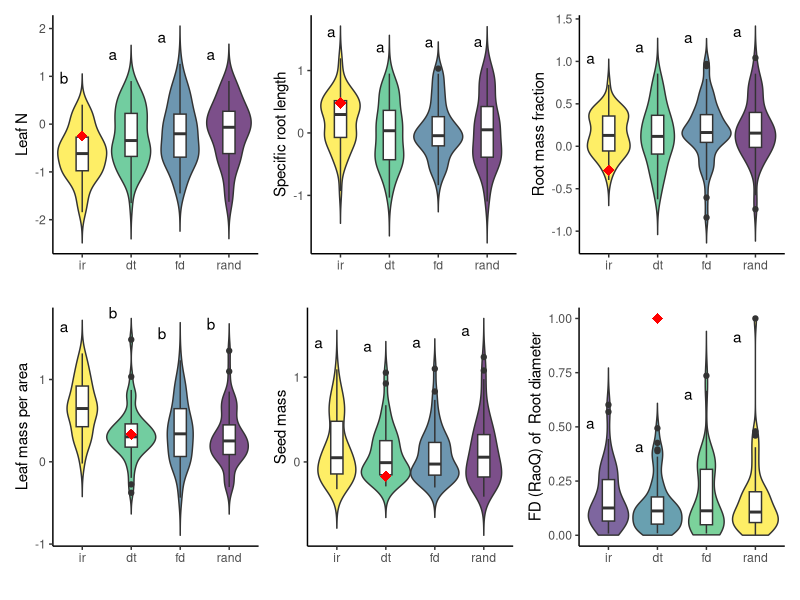
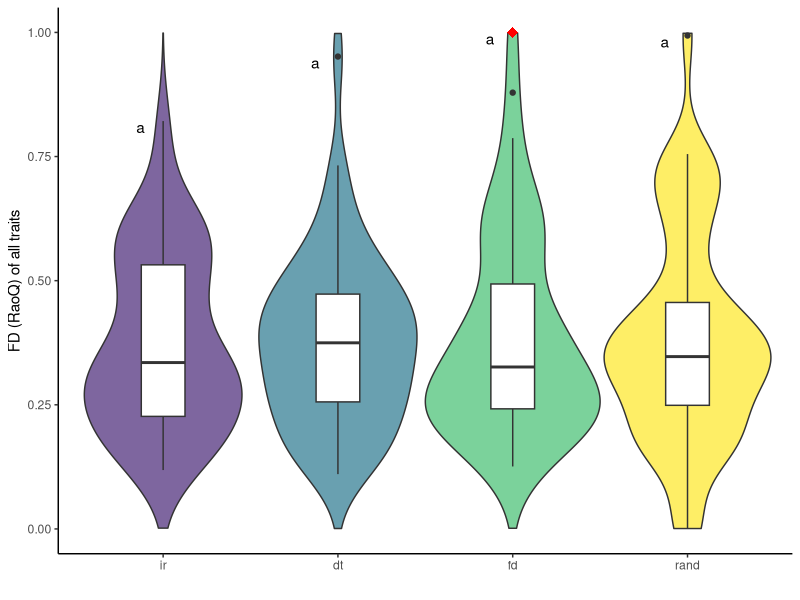
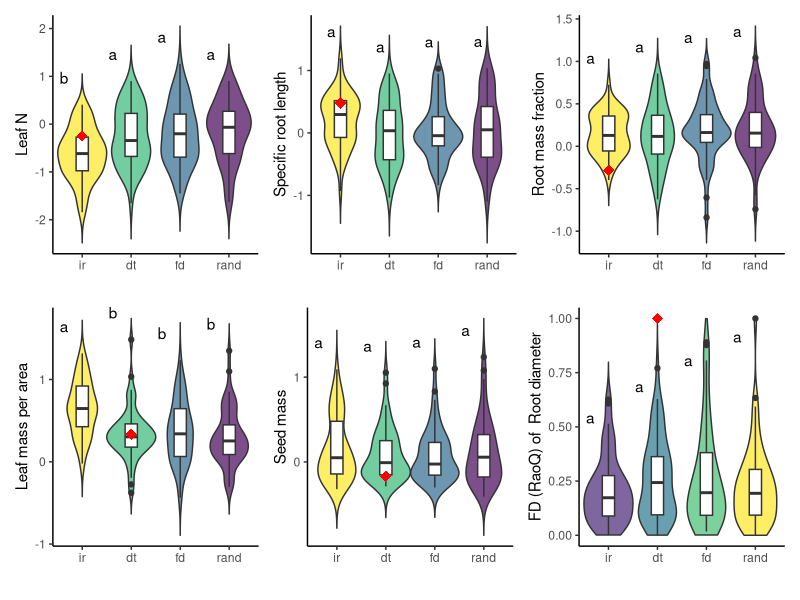
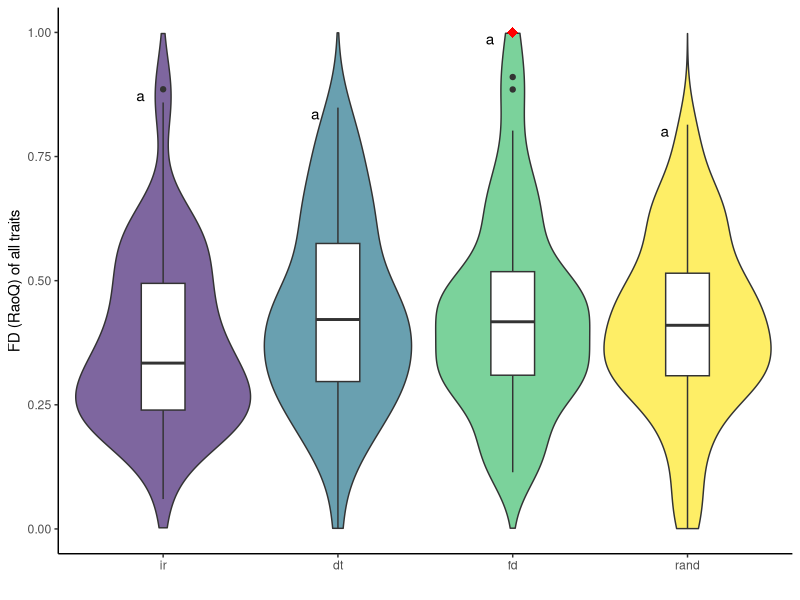
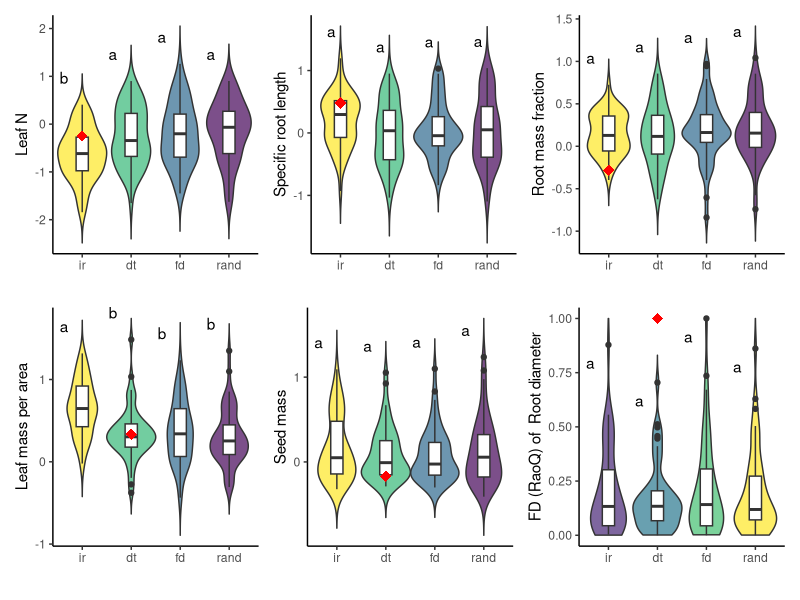
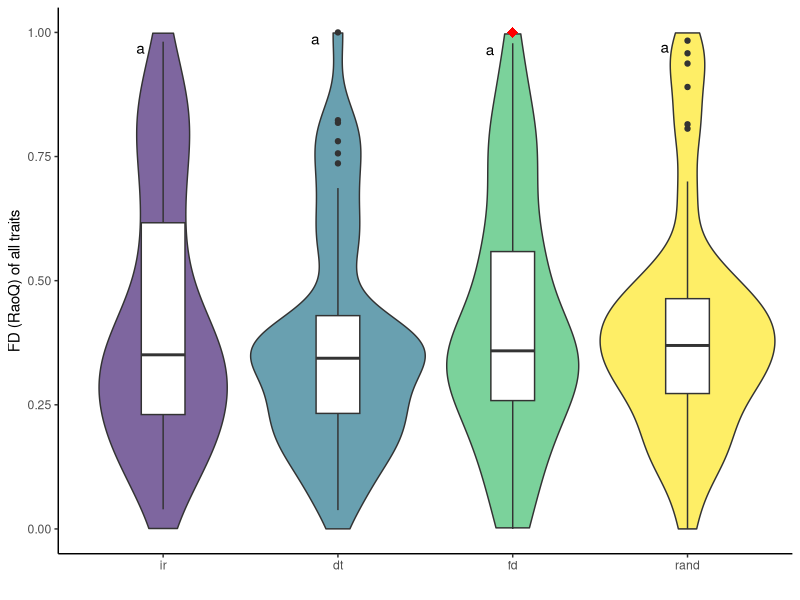
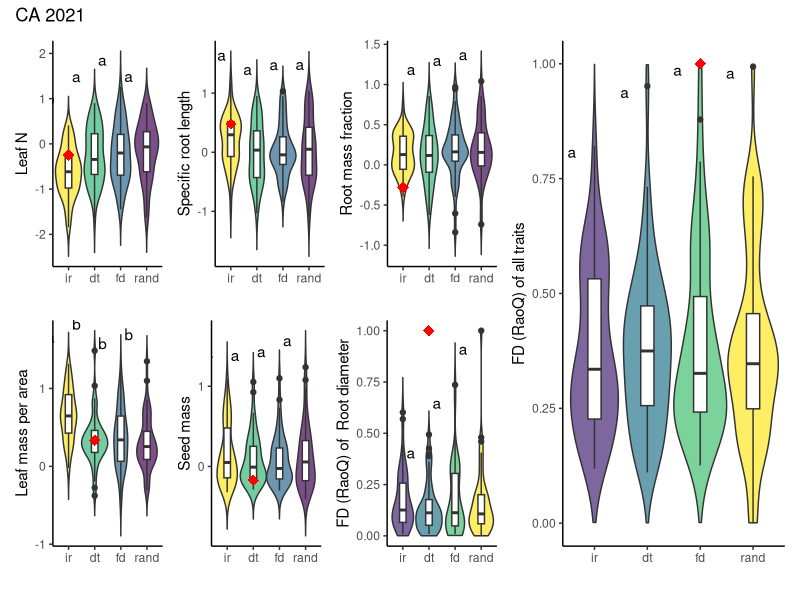
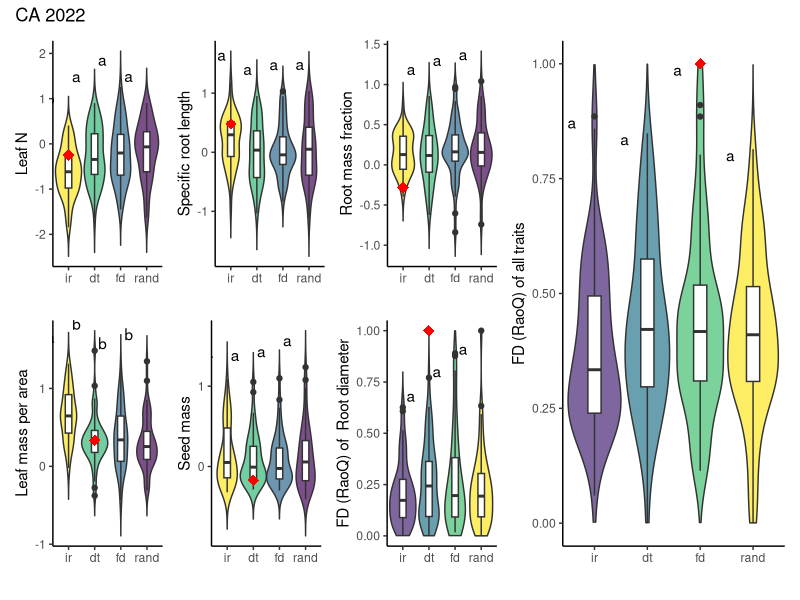

Here is the R script that generated these plots, in order:
#### CWM ANOVA's and figures for CA site
#### How to CWM's differ by trt?
#### How do CWM's maintain/change through time? (not on here right now)

library(tidyverse)

#### Functions needed to normalizing RoaQ, making post-hoc letters, 
#### and creating figures
# Function for normalizing FD
normalize <- function(x) {
  return ((x - min(x)) / (max(x) - min(x)))
}

# automatically extract post-hoc comparisons from tukey and place on plot
generateTukeyLabel <- function(model, y_var) {
  # Perform Tukey HSD
  tukey_cov <- TukeyHSD(model)
  # Display letters for each site
  multcompView::multcompLetters4(model, tukey_cov)
  sum_labels <- data.frame(multcompView::multcompLetters4(model, tukey_cov)$trt['Letters'])
  sum_labels <- sum_labels %>% rownames_to_column("trt")
  # Obtain letter position for y axis using means
  yvalue <- aggregate(y_var ~ trt, data = model$model, max)
  # Merge dataframes
  tukeylabel <- merge(sum_labels, yvalue)
  return(tukeylabel)
}

# make violin plot for traits functional diversity (RoaQ)
CWM_trait_FD_plot <- function(data, trait, ylab) {
  ggplot(data, aes_string("trt", trait)) +
    geom_violin(aes(fill = trt), width = 1, trim = FALSE) +
    geom_boxplot(width = 0.25) +
    #geom_jitter(width = 0.12, height = 0, size = 1, alpha = 0.3) +
    scale_fill_viridis_d(option = "D", begin = 0.1, end = 1, alpha = 0.7) +
    theme_classic() +
    ylab(paste("FD (RaoQ) of ", ylab)) +
    xlab("") +
    ylim(0,1)+
    #ylim(0,max(trait+.5)) +
    theme(legend.position = "none")
}

# make violin plot for trait 
CWM_trait_plot <- function(data, trait, ylab) {
  ggplot(data, aes_string("trt", trait)) +
    geom_violin(aes(fill = trt), width = 1, trim = FALSE) +
    geom_boxplot(width = 0.25) +
    #geom_jitter(width = 0.12, height = 0, size = 1, alpha = 0.3) +
    scale_fill_viridis_d(option = "D", begin = 1, end = .01, alpha = 0.7) +
    theme_classic() +
    ylab(ylab) +
    xlab("") +
    theme(legend.position = "none")
}


#### reading in data
dat <- read.csv("data/cwm_ca.csv") #cwm data
dat$trt <- factor(dat$trt, levels = c('ir','dt','fd','rand'),ordered = TRUE) #order trt levels
datFD <- read.csv("data/cwm_raoq_ca.csv") #cwm RoaQ data
datFD$trt <- factor(datFD$trt, levels = c('ir','dt','fd','rand'),ordered = TRUE) #order trt levels
#trait data
traits.ca <- read.csv("data/annualgrass.csv", header=TRUE, row.names=1) # CSV of species-trait combinations (for OG 25)
traits.ca <- traits.ca %>% select(-c(Asat,WUE,RLD,RTD))
# add graminoid
traits.ca$graminoid <- c(0,0,0,0,1,0,1,0,0,0, #10
                         1,1,0,1,0,1,1,1,0,0, #20
                         0,0,0,0,1,1,0,0,0,1, #30
                         1,0,0,1,1,0,1,1,0,1,1) #41
#scale traits
traits.ca$SRL = scale(log(traits.ca$SRL))
traits.ca$LMA = scale(log(traits.ca$LMA))
traits.ca$N = scale(log(traits.ca$N))
traits.ca$seed.mass = scale(traits.ca$seed.mass)
traits.ca$Rdiam = scale(log(traits.ca$Rdiam))
#traits.ca$sla = scale(log(traits.ca$sla))
traits.ca$RMF = scale(log(traits.ca$RMF))
#filter for only OG 25 species used
traits.ca <- traits.ca %>% 
  filter(Code != "AVBA") %>% 
  filter(Code != "BRNI") %>%
  filter(Code != "LUAL") %>%
  filter(Code != "MASA") %>% 
  filter(Code != "PEHE") %>% 
  filter(Code != "SACO") %>%
  filter(Code != "FEPE") %>%  # this one appears in communities, just not OG preds
  filter(Code != "FEMY") %>%  # this one appears in communities, just not OG preds
  filter(Code != "BRMA")      # this one appears in communities, just not OG preds

## subset data by year for figures
subdat21 <- dat %>% filter(year=="2021")
subdatFD21 <- datFD %>% filter(year=="2021")
subdat22 <- dat %>% filter(year=="2022")
subdatFD22 <- datFD %>% filter(year=="2022")
subdat23 <- dat %>% filter(year=="2023")
subdatFD23 <- datFD %>% filter(year=="2023")

#### Did traits of seeding treatments differ? (ANOVA, post-hoc Tukey, and plotting)
#### 2021 ####
summary(leafn21.mod <- aov(N~trt, subdat21))
leafn21.tuk <- generateTukeyLabel(leafn21.mod, subdat21$N)
leafn.ca.21 <- CWM_trait_plot(subdat21,subdat21$N,"Leaf N") +
  geom_point(aes(y=quantile(N,.33),x="ir"), data=traits.ca, col= "red", shape=18, size=3.5) + # Specifying the target object (red dot).
#  geom_point(aes(y=quantile(cwm21.wy$leafn,.25),x="ir"), data=traits.wy, col= "red", shape=18, size=3.5) # target could be specified per year, but probably makes less sense.
  geom_text(data = leafn21.tuk, aes(x = trt, y = y_var, label = Letters), hjust=2.5, vjust=-1.75, col="black") #add tukey labels

summary(srl21.mod <- aov(SRL~trt, subdat21))
srl21.tuk <- generateTukeyLabel(srl21.mod, subdat21$SRL)
srl.ca.21 <- CWM_trait_plot(subdat21,subdat21$SRL,"Specific root length") +
  geom_point(aes(y=quantile(SRL,.67),x="ir"), data=traits.ca, col= "red", shape=18, size=3.5) +
  geom_text(data = srl21.tuk, aes(x = trt, y = y_var, label = Letters), hjust=1.5, vjust=-1.75, col="black") #add tukey labels

summary(rmf21.mod <- aov(RMF~trt, subdat21))
rmf21.tuk <- generateTukeyLabel(rmf21.mod, subdat21$RMF)
rmf.ca.21 <- CWM_trait_plot(subdat21,subdat21$RMF,"Root mass fraction") +
  geom_point(aes(y=quantile(RMF,.33),x="ir"), data=traits.ca, col= "red", shape=18, size=3.5) +
  geom_text(data = rmf21.tuk, aes(x = trt, y = y_var, label = Letters), hjust=2.5, vjust=-1.75, col="black") #add tukey labels

summary(lma21.mod <- aov(LMA~trt, subdat21))
lma21.tuk <- generateTukeyLabel(lma21.mod, subdat21$LMA)
lma.ca.21 <- CWM_trait_plot(subdat21,subdat21$LMA,"Leaf mass per area") +
  geom_point(aes(y=quantile(LMA,.67),x="dt"),data=traits.ca, col= "red", shape=18, size=3.5) +
  geom_text(data = lma21.tuk, aes(x = trt, y = y_var, label = Letters), hjust=2.5, vjust=-1.75, col="black") #add tukey labels

summary(seedmass21.mod <- aov(seed.mass~trt, subdat21))
seedmass21.tuk <- generateTukeyLabel(seedmass21.mod, subdat21$seed.mass)
seedmass.ca.21 <- CWM_trait_plot(subdat21,subdat21$seed.mass,"Seed mass") +
  geom_point(aes(y=quantile(seed.mass,.67),x="dt"),data=traits.ca, col= "red", shape=18, size=3.5) +
  geom_text(data = seedmass21.tuk, aes(x = trt, y = y_var, label = Letters), hjust=2.5, vjust=-1.75, col="black") #add tukey labels

# rootdiam.wy.21 <- CWM_trait_plot(cwm21.wy,cwm21.wy$rootdiam,"Root diameter")
#plot veg as Raoq instead (normalize FD/RoaQ)
subdatFD21$rootdiam <- normalize(subdatFD21$rootdiam) #(normalize FD/RoaQ)
summary(rd21.mod <- aov(rootdiam~trt, subdatFD21)) #summary model
rd21.tuk <- generateTukeyLabel(rd21.mod, subdatFD21$rootdiam) #tukey and labels
rootdiam.ca.21 <- CWM_trait_FD_plot(subdatFD21,subdatFD21$rootdiam,"Root diameter") +
  geom_point(aes(y=max(rootdiam),x="dt"),data=subdatFD21, col= "red", shape=18, size=3.5) + #get target FD from annual highest possible (?)
  geom_text(data = rd21.tuk, aes(x = trt, y = y_var, label = Letters), hjust=2.5, vjust=2, col="black") #add tukey labels

subdatFD21$full <- normalize(subdatFD21$full) #(normalize FD/RoaQ)
summary(full21.mod <- aov(full~trt, subdatFD21)) #summary model
full21.tuk <- generateTukeyLabel(full21.mod, subdatFD21$full) #tukey and labels
FD.ca.21 <- subdatFD21 %>% 
  ggplot(aes(trt,full)) +
  geom_violin(aes(fill=trt), width=1, trim=F) +
  geom_boxplot(width=.25) +
  #geom_jitter(width=.12, height = 0, size= 1, alpha=.3) +
  scale_fill_viridis_d(option="D", begin = .1, end = 1, alpha=.7) +
  theme_classic() + ylab("FD (RaoQ) of all traits") + xlab("") + 
  ylim(0,1)+
  #ylim(0,max(cwm_roaq21.ca$full+3)) +
  theme(legend.position  = "none") +
  geom_point(aes(y=max(full),x="fd"),data=subdatFD21, col= "red", shape=18, size=3.5) + #get target FD from annual highest possible (?)
  geom_text(data = full21.tuk, aes(x = trt, y = y_var, label = Letters), hjust=3, vjust=1, col="black") #add tukey labels



#### 2022 ####
summary(leafn22.mod <- aov(N~trt, subdat22))
leafn22.tuk <- generateTukeyLabel(leafn22.mod, subdat22$N)
leafn.ca.22 <- CWM_trait_plot(subdat22,subdat22$N,"Leaf N") +
  geom_point(aes(y=quantile(N,.33),x="ir"), data=traits.ca, col= "red", shape=18, size=3.5) + # Specifying the target object (red dot).
  #  geom_point(aes(y=quantile(cwm22.wy$leafn,.25),x="ir"), data=traits.wy, col= "red", shape=18, size=3.5) # target could be specified per year, but probably makes less sense.
  geom_text(data = leafn22.tuk, aes(x = trt, y = y_var, label = Letters), hjust=2.5, vjust=-1.75, col="black") #add tukey labels

summary(srl22.mod <- aov(SRL~trt, subdat22))
srl22.tuk <- generateTukeyLabel(srl22.mod, subdat22$SRL)
srl.ca.22 <- CWM_trait_plot(subdat22,subdat22$SRL,"Specific root length") +
  geom_point(aes(y=quantile(SRL,.67),x="ir"), data=traits.ca, col= "red", shape=18, size=3.5) +
  geom_text(data = srl22.tuk, aes(x = trt, y = y_var, label = Letters), hjust=1.5, vjust=-1.75, col="black") #add tukey labels

summary(rmf22.mod <- aov(RMF~trt, subdat22))
rmf22.tuk <- generateTukeyLabel(rmf22.mod, subdat22$RMF)
rmf.ca.22 <- CWM_trait_plot(subdat22,subdat22$RMF,"Root mass fraction") +
  geom_point(aes(y=quantile(RMF,.33),x="ir"), data=traits.ca, col= "red", shape=18, size=3.5) +
  geom_text(data = rmf22.tuk, aes(x = trt, y = y_var, label = Letters), hjust=2.5, vjust=-1.75, col="black") #add tukey labels

summary(lma22.mod <- aov(LMA~trt, subdat22))
lma22.tuk <- generateTukeyLabel(lma22.mod, subdat22$LMA)
lma.ca.22 <- CWM_trait_plot(subdat22,subdat22$LMA,"Leaf mass per area") +
  geom_point(aes(y=quantile(LMA,.67),x="dt"),data=traits.ca, col= "red", shape=18, size=3.5) +
  geom_text(data = lma22.tuk, aes(x = trt, y = y_var, label = Letters), hjust=2.5, vjust=-1.75, col="black") #add tukey labels

summary(seedmass22.mod <- aov(seed.mass~trt, subdat22))
seedmass22.tuk <- generateTukeyLabel(seedmass22.mod, subdat22$seed.mass)
seedmass.ca.22 <- CWM_trait_plot(subdat22,subdat22$seed.mass,"Seed mass") +
  geom_point(aes(y=quantile(seed.mass,.67),x="dt"),data=traits.ca, col= "red", shape=18, size=3.5) +
  geom_text(data = seedmass22.tuk, aes(x = trt, y = y_var, label = Letters), hjust=2.5, vjust=-1.75, col="black") #add tukey labels

# rootdiam.wy.22 <- CWM_trait_plot(cwm22.wy,cwm22.wy$rootdiam,"Root diameter")
#plot veg as Raoq instead (normalize FD/RoaQ)
subdatFD22$rootdiam <- normalize(subdatFD22$rootdiam) #(normalize FD/RoaQ)
summary(rd22.mod <- aov(rootdiam~trt, subdatFD22)) #summary model
rd22.tuk <- generateTukeyLabel(rd22.mod, subdatFD22$rootdiam) #tukey and labels
rootdiam.ca.22 <- CWM_trait_FD_plot(subdatFD22,subdatFD22$rootdiam,"Root diameter") +
  geom_point(aes(y=max(rootdiam),x="dt"),data=subdatFD22, col= "red", shape=18, size=3.5) + #get target FD from annual highest possible (?)
  geom_text(data = rd22.tuk, aes(x = trt, y = y_var, label = Letters), hjust=2.5, vjust=2, col="black") #add tukey labels

subdatFD22$full <- normalize(subdatFD22$full) #(normalize FD/RoaQ)
summary(full22.mod <- aov(full~trt, subdatFD22)) #summary model
full22.tuk <- generateTukeyLabel(full22.mod, subdatFD22$full) #tukey and labels
FD.ca.22 <- subdatFD22 %>% 
  ggplot(aes(trt,full)) +
  geom_violin(aes(fill=trt), width=1, trim=F) +
  geom_boxplot(width=.25) +
  #geom_jitter(width=.12, height = 0, size= 1, alpha=.3) +
  scale_fill_viridis_d(option="D", begin = .1, end = 1, alpha=.7) +
  theme_classic() + ylab("FD (RaoQ) of all traits") + xlab("") + 
  ylim(0,1)+
  #ylim(0,max(cwm_roaq22.ca$full+3)) +
  theme(legend.position  = "none") +
  geom_point(aes(y=max(full),x="fd"),data=subdatFD22, col= "red", shape=18, size=3.5) + #get target FD from annual highest possible (?)
  geom_text(data = full22.tuk, aes(x = trt, y = y_var, label = Letters), hjust=3, vjust=1, col="black") #add tukey labels



#### 2023 ####
summary(leafn23.mod <- aov(N~trt, subdat23))
leafn23.tuk <- generateTukeyLabel(leafn23.mod, subdat23$N)
leafn.ca.23 <- CWM_trait_plot(subdat23,subdat23$N,"Leaf N") +
  geom_point(aes(y=quantile(N,.33),x="ir"), data=traits.ca, col= "red", shape=18, size=3.5) + # Specifying the target object (red dot).
  #  geom_point(aes(y=quantile(cwm23.wy$leafn,.25),x="ir"), data=traits.wy, col= "red", shape=18, size=3.5) # target could be specified per year, but probably makes less sense.
  geom_text(data = leafn23.tuk, aes(x = trt, y = y_var, label = Letters), hjust=2.5, vjust=-1.75, col="black") #add tukey labels

summary(srl23.mod <- aov(SRL~trt, subdat23))
srl23.tuk <- generateTukeyLabel(srl23.mod, subdat23$SRL)
srl.ca.23 <- CWM_trait_plot(subdat23,subdat23$SRL,"Specific root length") +
  geom_point(aes(y=quantile(SRL,.67),x="ir"), data=traits.ca, col= "red", shape=18, size=3.5) +
  geom_text(data = srl23.tuk, aes(x = trt, y = y_var, label = Letters), hjust=1.5, vjust=-1.75, col="black") #add tukey labels

summary(rmf23.mod <- aov(RMF~trt, subdat23))
rmf23.tuk <- generateTukeyLabel(rmf23.mod, subdat23$RMF)
rmf.ca.23 <- CWM_trait_plot(subdat23,subdat23$RMF,"Root mass fraction") +
  geom_point(aes(y=quantile(RMF,.33),x="ir"), data=traits.ca, col= "red", shape=18, size=3.5) +
  geom_text(data = rmf23.tuk, aes(x = trt, y = y_var, label = Letters), hjust=2.5, vjust=-1.75, col="black") #add tukey labels

summary(lma23.mod <- aov(LMA~trt, subdat23))
lma23.tuk <- generateTukeyLabel(lma23.mod, subdat23$LMA)
lma.ca.23 <- CWM_trait_plot(subdat23,subdat23$LMA,"Leaf mass per area") +
  geom_point(aes(y=quantile(LMA,.67),x="dt"),data=traits.ca, col= "red", shape=18, size=3.5) +
  geom_text(data = lma23.tuk, aes(x = trt, y = y_var, label = Letters), hjust=2.5, vjust=-1.75, col="black") #add tukey labels

summary(seedmass23.mod <- aov(seed.mass~trt, subdat23))
seedmass23.tuk <- generateTukeyLabel(seedmass23.mod, subdat23$seed.mass)
seedmass.ca.23 <- CWM_trait_plot(subdat23,subdat23$seed.mass,"Seed mass") +
  #ylim(0,max(subdat23$seed.mass))+
  geom_point(aes(y=quantile(seed.mass,.67),x="dt"),data=traits.ca, col= "red", shape=18, size=3.5) +
  geom_text(data = seedmass23.tuk, aes(x = trt, y = y_var, label = Letters), hjust=2.5, vjust=-1.75, col="black") 

# rootdiam.wy.23 <- CWM_trait_plot(cwm23.wy,cwm23.wy$rootdiam,"Root diameter")
#plot veg as Raoq instead (normalize FD/RoaQ)
subdatFD23$rootdiam <- normalize(subdatFD23$rootdiam) #(normalize FD/RoaQ)
summary(rd23.mod <- aov(rootdiam~trt, subdatFD23)) #summary model
rd23.tuk <- generateTukeyLabel(rd23.mod, subdatFD23$rootdiam) #tukey and labels
rootdiam.ca.23 <- CWM_trait_FD_plot(subdatFD23,subdatFD23$rootdiam,"Root diameter") +
  geom_point(aes(y=max(rootdiam),x="dt"),data=subdatFD23, col= "red", shape=18, size=3.5) + #get target FD from annual highest possible (?)
  geom_text(data = rd23.tuk, aes(x = trt, y = y_var, label = Letters), hjust=2.5, vjust=2, col="black") #add tukey labels

subdatFD23$full <- normalize(subdatFD23$full) #(normalize FD/RoaQ)
summary(full23.mod <- aov(full~trt, subdatFD23)) #summary model
full23.tuk <- generateTukeyLabel(full23.mod, subdatFD23$full) #tukey and labels
FD.ca.23 <- subdatFD23 %>% 
  ggplot(aes(trt,full)) +
  geom_violin(aes(fill=trt), width=1, trim=F) +
  geom_boxplot(width=.25) +
  #geom_jitter(width=.12, height = 0, size= 1, alpha=.3) +
  scale_fill_viridis_d(option="D", begin = .1, end = 1, alpha=.7) +
  theme_classic() + ylab("FD (RaoQ) of all traits") + xlab("") + 
  ylim(0,1)+
  #ylim(0,max(cwm_roaq23.ca$full+3)) +
  theme(legend.position  = "none") +
  geom_point(aes(y=max(full),x="fd"),data=subdatFD23, col= "red", shape=18, size=3.5) + #get target FD from annual highest possible (?)
  geom_text(data = full23.tuk, aes(x = trt, y = y_var, label = Letters), hjust=3, vjust=1, col="black") #add tukey labels


## Produce a .tiff file of our plots together!
library(patchwork)
# export 21
tiff("figures/cwm CA/traits_2021.tiff", res=400, height = 6,width =8.5, "in",compression = "lzw")
(leafn.ca.21 + srl.ca.21 + rmf.ca.21) / (lma.ca.21 + seedmass.ca.21 + rootdiam.ca.21)
dev.off()
tiff("figures/cwm CA/FD_2021.tiff", res=400, height = 4,width =4, "in",compression = "lzw")
FD.ca.21
dev.off()
# export 22
tiff("figures/cwm CA/traits_2022.tiff", res=400, height = 6,width =8.5, "in",compression = "lzw")
(leafn.ca.22 + srl.ca.22 + rmf.ca.22) / (lma.ca.22 + seedmass.ca.22 + rootdiam.ca.22)
dev.off()
tiff("figures/cwm CA/FD_2022.tiff", res=400, height = 4,width =4, "in",compression = "lzw")
FD.ca.22
dev.off()
# export 23
tiff("figures/cwm CA/traits_2023.tiff", res=400, height = 6,width =8.5, "in",compression = "lzw")
(leafn.ca.23 + srl.ca.23 + rmf.ca.23) / (lma.ca.23 + seedmass.ca.23 + rootdiam.ca.23)
dev.off()
tiff("figures/cwm CA/FD_2023.tiff", res=400, height = 4,width =4, "in",compression = "lzw")
FD.ca.23
dev.off()

## figure for short report
#21
tiff("figures/cwm CA/alltargets_2021.tiff", res=400, height = 6,width =12, "in",compression = "lzw")
(((leafn.ca.21 + srl.ca.21 + rmf.ca.21) / (lma.ca.21 + seedmass.ca.21 + rootdiam.ca.21)) | (FD.ca.21)) +
  plot_layout(widths = c(2,1)) + 
  plot_annotation(title = 'CA 2021')
dev.off()
#22
tiff("figures/cwm CA/alltargets_2022.tiff", res=400, height = 6,width =12, "in",compression = "lzw")
(((leafn.ca.22 + srl.ca.22 + rmf.ca.22) / (lma.ca.22 + seedmass.ca.22 + rootdiam.ca.22)) | (FD.ca.22)) +
  plot_layout(widths = c(2,1)) + 
  plot_annotation(title = 'CA 2022')
dev.off()
#23
tiff("figures/cwm CA/alltargets_2023.tiff", res=400, height = 6,width =12, "in",compression = "lzw")
(((leafn.ca.23 + srl.ca.23 + rmf.ca.23) / (lma.ca.23 + seedmass.ca.23 + rootdiam.ca.23)) | (FD.ca.23)) +
  plot_layout(widths = c(2,1)) + 
  plot_annotation(title = 'CA 2023')
dev.off()


#### add a legent to plots?
# leg <- cwm %>% 
#   ggplot(aes(Treatments,rootdiam)) +
#   geom_violin(aes(fill=Treatments), width=1, trim=F) +
#   scale_fill_viridis_d(option="D", begin = .1, end = 1, alpha=.7) +
#   theme_classic()
# leg
# 
# tiff("trait_legend.tiff", width = 3, height = 2, "in", res=400, compression = "lzw")
# grid::grid.newpage()
# grid::grid.draw(cowplot::get_legend(leg))
# dev.off()
# 
# gridExtra::grid.arrange(a,b,c,d,e,f,ncol=3)



### All years combined
summary(leafn.mod <- aov(N~trt, dat))
leafn.tuk <- generateTukeyLabel(leafn.mod, dat$N)
leafn.ca <- CWM_trait_plot(dat,dat$N,"Leaf N") +
  geom_point(aes(y=quantile(N,.33),x="ir"), data=traits.ca, col= "red", shape=18, size=3.5) + # Specifying the target object (red dot).
  #  geom_point(aes(y=quantile(cwm21.wy$leafn,.25),x="ir"), data=traits.wy, col= "red", shape=18, size=3.5) # target could be specified per year, but probably makes less sense.
  geom_text(data = leafn.tuk, aes(x = trt, y = y_var, label = Letters), hjust=2, vjust=-1.75, col="black") #add tukey labels

summary(srl.mod <- aov(SRL~trt, dat))
srl.tuk <- generateTukeyLabel(srl.mod, dat$SRL)
srl.ca <- CWM_trait_plot(dat,dat$SRL,"Specific root length") +
  geom_point(aes(y=quantile(SRL,.67),x="ir"), data=traits.ca, col= "red", shape=18, size=3.5) +
  geom_text(data = srl.tuk, aes(x = trt, y = y_var, label = Letters), hjust=1.5, vjust=-1.75, col="black") #add tukey labels

summary(rmf.mod <- aov(RMF~trt, dat))
rmf.tuk <- generateTukeyLabel(rmf.mod, dat$RMF)
rmf.ca <- CWM_trait_plot(dat,dat$RMF,"Root mass fraction") +
  geom_point(aes(y=quantile(RMF,.33),x="ir"), data=traits.ca, col= "red", shape=18, size=3.5) +
  geom_text(data = rmf.tuk, aes(x = trt, y = y_var, label = Letters), hjust=2, vjust=-.5, col="black") #add tukey labels

summary(lma.mod <- aov(LMA~trt, dat))
lma.tuk <- generateTukeyLabel(lma.mod, dat$LMA)
lma.ca <- CWM_trait_plot(dat,dat$LMA,"Leaf mass per area") +
  geom_point(aes(y=quantile(LMA,.67),x="dt"),data=traits.ca, col= "red", shape=18, size=3.5) +
  # scale_y_continuous(
  #   "unloged unsclaed", 
  #   sec.axis = sec_axis(~ . * 1.20, name = "mpg (UK)"))+
  geom_text(data = lma.tuk, aes(x = trt, y = y_var, label = Letters), hjust=2.5, vjust=-1.75, col="black") #add tukey labels

summary(seedmass.mod <- aov(seed.mass~trt, dat))
seedmass.tuk <- generateTukeyLabel(seedmass.mod, dat$seed.mass)
seedmass.ca <- CWM_trait_plot(dat,dat$seed.mass,"Seed mass") +
  geom_point(aes(y=quantile(seed.mass,.67),x="dt"),data=traits.ca, col= "red", shape=18, size=3.5) +
  geom_text(data = seedmass.tuk, aes(x = trt, y = y_var, label = Letters), hjust=2, vjust=-1.5, col="black") #add tukey labels

# rootdiam.wy.21 <- CWM_trait_plot(cwm21.wy,cwm21.wy$rootdiam,"Root diameter")
#plot veg as Raoq instead (normalize FD/RoaQ)
datFD$rootdiam <- normalize(datFD$rootdiam) #(normalize FD/RoaQ)
datFD %>% group_by(trt) %>% summarize(maxrd = max(rootdiam)) #find max in just DT for target
maxdtrootdiam <- .552
summary(rd.mod <- aov(rootdiam~trt, datFD)) #summary model
rd.tuk <- generateTukeyLabel(rd.mod, datFD$rootdiam) #tukey and labels
rootdiam.ca <- CWM_trait_FD_plot(datFD,datFD$rootdiam,"Root diameter") +
  geom_point(aes(y=maxdtrootdiam,x="dt"), col= "red", shape=18, size=3.5) + #get target FD from annual highest possible (?)
  #geom_point(aes(y=max(rootdiam),x="dt"),data=datFD, col= "red", shape=18, size=3.5) + #get target FD from annual highest possible (?)
  geom_text(data = rd.tuk, aes(x = trt, y = y_var, label = Letters), hjust=2.5, vjust=2, col="black") #add tukey labels

datFD$full <- normalize(datFD$full) #(normalize FD/RoaQ)
summary(full.mod <- aov(full~trt, datFD)) #summary model
full.tuk <- generateTukeyLabel(full.mod, datFD$full) #tukey and labels
FD.ca <- datFD %>% 
  ggplot(aes(trt,full)) +
  geom_violin(aes(fill=trt), width=1, trim=F) +
  geom_boxplot(width=.25) +
  #geom_jitter(width=.12, height = 0, size= 1, alpha=.3) +
  scale_fill_viridis_d(option="D", begin = .1, end = 1, alpha=.7) +
  theme_classic() + ylab("FD (RaoQ) of all traits") + xlab("") + 
  ylim(0,1)+
  #ylim(0,max(cwm_roaq21.ca$full+3)) +
  theme(legend.position  = "none") +
  geom_point(aes(y=max(full),x="fd"),data=datFD, col= "red", shape=18, size=3.5) + #get target FD from annual highest possible (?)
  geom_text(data = full.tuk, aes(x = trt, y = y_var, label = Letters), hjust=3, vjust=1, col="black") #add tukey labels

datamore <- datFD %>% mutate(seedtrt = ifelse(trt=="ir", "Invasion Resistant",
                                                          ifelse(trt=="dt", "Drought Tolerant",
                                                                 ifelse(trt=="fd", "Functionally Diverse", "Random"))))
datamore$seedtrt <- factor(datamore$seedtrt, levels = c("Invasion Resistant", "Drought Tolerant","Functionally Diverse", "Random"))
library(ggpubr)
legplot <- datamore %>% 
  ggplot(aes(trt,full)) +
  geom_violin(aes(fill=seedtrt), width=1, trim=F) +
  geom_boxplot(width=.25) +
  #geom_jitter(width=.12, height = 0, size= 1, alpha=.3) +
  scale_fill_viridis_d(option="D", begin = .1, end = 1, alpha=.7) +
  theme_classic() +
  labs(fill="Seeding Treatment")+ 
  ylim(0,1)+
  #ylim(0,max(cwm_roaq21.ca$full+3)) +
  theme(legend.position  = "right")
leg <- get_legend(legplot)
  
  # Convert to a ggplot and print
legend <- as_ggplot(leg)
  
# all figure
png("figures/cwm CA/alltargets.png", res=400, height = 6,width =12, "in")#,compression = "lzw")
(((leafn.ca + srl.ca + rmf.ca) / (lma.ca + seedmass.ca + rootdiam.ca)) | (legend)/(FD.ca)) +
  plot_layout(widths = c(2.25,.75)) + 
  plot_annotation(title = 'CA (all years)')
dev.off()
